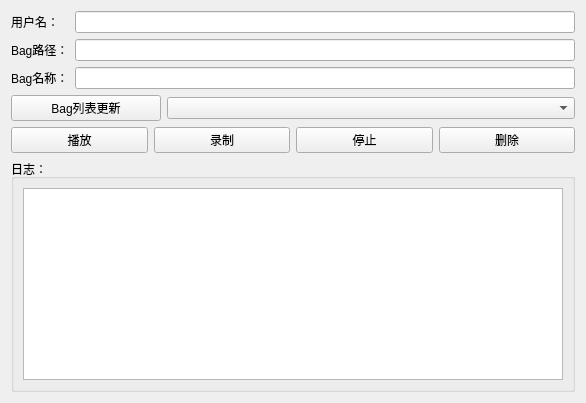
          <widget class="QWidget" name="tab_5">
           <attribute name="title">
            <string>信号采集</string>
           </attribute>
           <layout class="QVBoxLayout" name="verticalLayout_35">
            <item>
             <layout class="QVBoxLayout" name="verticalLayout_32">
              <item>
               <layout class="QVBoxLayout" name="verticalLayout_31">
                <item>
                 <layout class="QHBoxLayout" name="horizontalLayout_21">
                  <item>
                   <widget class="QLabel" name="label_username">
                    <property name="text">
                     <string>用户名：</string>
                    </property>
                   </widget>
                  </item>
                  <item>
                   <widget class="QLineEdit" name="lineEdit_username">
                    <property name="minimumSize">
                     <size>
                      <width>500</width>
                      <height>0</height>
                     </size>
                    </property>
                    <property name="maximumSize">
                     <size>
                      <width>200</width>
                      <height>16777215</height>
                     </size>
                    </property>
                   </widget>
                  </item>
                 </layout>
                </item>
                <item>
                 <layout class="QHBoxLayout" name="horizontalLayout_22">
                  <item>
                   <widget class="QLabel" name="label_bagpath">
                    <property name="text">
                     <string>Bag路径：</string>
                    </property>
                   </widget>
                  </item>
                  <item>
                   <widget class="QLineEdit" name="lineEdit_bagpath">
                    <property name="minimumSize">
                     <size>
                      <width>500</width>
                      <height>0</height>
                     </size>
                    </property>
                    <property name="maximumSize">
                     <size>
                      <width>200</width>
                      <height>16777215</height>
                     </size>
                    </property>
                   </widget>
                  </item>
                 </layout>
                </item>
                <item>
                 <layout class="QHBoxLayout" name="horizontalLayout_23">
                  <item>
                   <widget class="QLabel" name="label_bagname">
                    <property name="text">
                     <string>Bag名称：</string>
                    </property>
                   </widget>
                  </item>
                  <item>
                   <widget class="QLineEdit" name="lineEdit_bagname">
                    <property name="minimumSize">
                     <size>
                      <width>500</width>
                      <height>0</height>
                     </size>
                    </property>
                    <property name="maximumSize">
                     <size>
                      <width>200</width>
                      <height>16777215</height>
                     </size>
                    </property>
                   </widget>
                  </item>
                 </layout>
                </item>
               </layout>
              </item>
              <item>
               <layout class="QVBoxLayout" name="verticalLayout_34">
                <item>
                 <layout class="QHBoxLayout" name="horizontalLayout_24">
                  <item>
                   <widget class="QPushButton" name="pushButton_baglist">
                    <property name="minimumSize">
                     <size>
                      <width>150</width>
                      <height>0</height>
                     </size>
                    </property>
                    <property name="maximumSize">
                     <size>
                      <width>150</width>
                      <height>16777215</height>
                     </size>
                    </property>
                    <property name="text">
                     <string>Bag列表更新</string>
                    </property>
                   </widget>
                  </item>
                  <item>
                   <widget class="QComboBox" name="comboBox_bag"/>
                  </item>
                 </layout>
                </item>
                <item>
                 <layout class="QHBoxLayout" name="horizontalLayout_25">
                  <item>
                   <widget class="QPushButton" name="pushButton_playbag">
                    <property name="text">
                     <string>播放</string>
                    </property>
                   </widget>
                  </item>
                  <item>
                   <widget class="QPushButton" name="pushButton_recordbag">
                    <property name="text">
                     <string>录制</string>
                    </property>
                   </widget>
                  </item>
                  <item>
                   <widget class="QPushButton" name="pushButton_stoprecord">
                    <property name="text">
                     <string>停止</string>
                    </property>
                   </widget>
                  </item>
                  <item>
                   <widget class="QPushButton" name="pushButton_deletebag">
                    <property name="text">
                     <string>删除</string>
                    </property>
                   </widget>
                  </item>
                 </layout>
                </item>
                <item>
                 <widget class="QGroupBox" name="groupBox_9">
                  <property name="title">
                   <string>日志：</string>
                  </property>
                  <layout class="QVBoxLayout" name="verticalLayout_33">
                   <item>
                    <widget class="QTextEdit" name="textEdit_bagoutput"/>
                   </item>
                  </layout>
                 </widget>
                </item>
               </layout>
              </item>
             </layout>
            </item>
           </layout>
          </widget>
